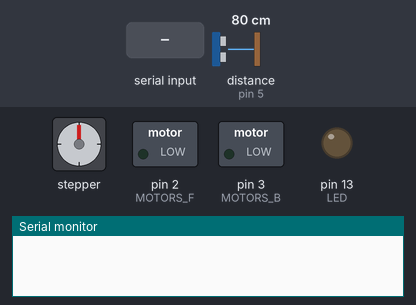
Bench run of a sketch on a simulated Arduino Uno, built with avr-gcc and run on an emulated ATmega328P. Parts: stepper motor, switched loads named in the sketch (green lamp = pin HIGH), output pins drawn as LEDs (lit = HIGH), the last lines printed to the serial monitor. Wiring (inferred from the names in the program): ultrasonic range finder: trigger pin 4; echo pin 5; stepper motor (2048 steps per turn assumed): coils pin 6, pin 7, pin 8, pin 9. Inputs (shaded band) come from the test bench; at power-on: distance to the obstacle (sensor on pin 5) 80 cm. The echo pulse lasts 58.3 µs per cm; pins used as bus, display or sensor lines are not drawn.

Above: at 1.2 s.
1.3 s: "99" received over Serial
At 3.1 s:
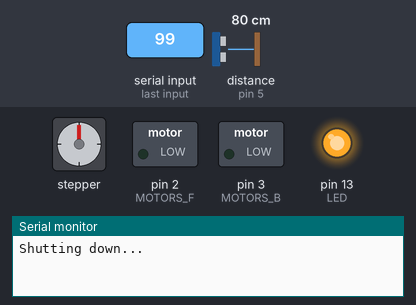
4.3 s: "2\n" received over Serial
At 5.9 s:
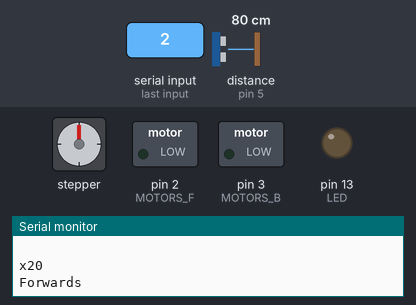
6.8 s: "0\n" received over Serial
9.3 s: "98" received over Serial
At 11.1 s:
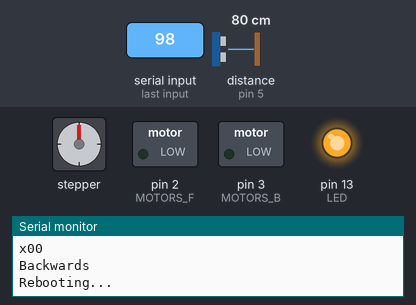
Timing chart, 0 to 12.9 s (numbered marks = the images above; inputs shaded):
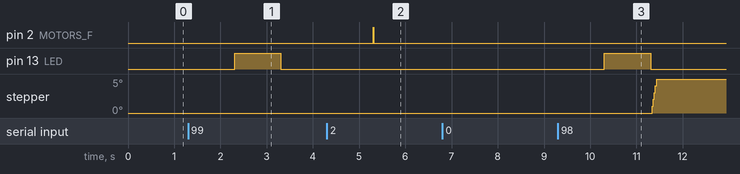

Measured:
- after the input at 1.3 s, pin 13 (LED): LOW → HIGH after 1.0 s, → LOW 1.0 s later
- after the input at 4.3 s, pin 2 (MOTORS_F): LOW → HIGH after 1.0 s, → LOW 0.01 s later

The sketch:

Arduino_Receiver_v0.1.ino
```cpp
/* INDEX TABLE OF ARRAYS:
 * ----------------------------------------------------------------------------------------------------------------
 * First  | Corresponds | Second value  |
 * value: | to:         | range:        | Other notes:
 * -------|-------------|---------------|--------------------------------------------------------------------------
 *   1    | x-value     | -260 | 260    | Reduce input by 512. Use this in combination with x_steps variable
 *   2    | y-value     | -260 | 260    | Reduce input by 512. Use this for speed (possibly with increments)
 *   3    | TBD         |   |           | 1: forwards, 2: neutral, 3: backwards
 *   4    | TBD         |   |           |
 *   5    | TBD         |   |           |
 *   0    | Stop all    |    0          | Stop all. This will act as an emergency exit code that can be sent to
 *        |             |               | the vehical to stop all programs and shut it down remotely.
 */

/* PIN SETUP:
 * --------------------------------------------------------------------------------------------------
 *  Pin on    | Corresponds | Pin on  | Corresponds  | Pin on  | Corresponds | Pin on  | Corresponds
 *  Arduino   | to:         | Arduino | to:          | Arduino | to:         | Arduino | to:
 * -----------|-------------|---------|--------------|---------|-------------|---------|-------------
 *   +5V      | HC-05 VCC   |    2    | Motors F     |    6    | Stepper 1   |    10   | TBD
 *   GND      | HC-05 GND   |    3    | Motors B     |    7    | Stepper 2   |    11   | TBD
 *   RX (0)   | HC-05 TXD   |    4    | TrigPin F    |    8    | Stepper 3   |    12   | TBD
 *   TX (1)   | HC-05 RXD   |    5    | EchoPin F    |    9    | Stepper 4   |    13   | Signal LED
 */


/* PINS */
// Define DC motors
#define MOTORS_F 2 // green
#define MOTORS_B 3 // blue

// Define pins for directional stepper motor
#define STEPPER_1 6 // purple
#define STEPPER_2 7 // red
#define STEPPER_3 8 // orange
#define STEPPER_4 9 // yellow

#define LED 13

// define ultrasonic sensors
#define TRIG_F 4 // blue
#define ECHO_F 5 // brown

/* VARIABLES */
String received; // store bluetooth received data
int x = 0; // direction of front wheels
int x_change = 0; // temporary variable for change of x
int y = 0; // direction of car
bool shut_down = false; // emergency stop
int buffer[] = {0, 0}; // {y, x}
unsigned long lastSerialMillis = 0;  // Milliseconds since last serial check
const int serialCheckInterval = 10; // Check for data every 10 milliseconds
long front_distance;


void stop_stepper() {
  digitalWrite(STEPPER_1, LOW);
  digitalWrite(STEPPER_2, LOW);
  digitalWrite(STEPPER_3, LOW);
  digitalWrite(STEPPER_4, LOW);
  delay(3);
}

long front_dist() {
  // Trigger pulse
  digitalWrite(TRIG_F, HIGH);
  delayMicroseconds(2);
  digitalWrite(TRIG_F, LOW);

  // Measure echo pulse duration
  long echo_duration = pulseIn(ECHO_F, HIGH);

  // Calculate distance (speed of sound is 34300 cm/s)
  return echo_duration * 0.0343 / 2;
}

int rot(int a) {
  if (a == 8) { digitalWrite(STEPPER_1, HIGH); } else { digitalWrite(STEPPER_1, LOW); }
  if (a == 4) { digitalWrite(STEPPER_2, HIGH); } else { digitalWrite(STEPPER_2, LOW); }
  if (a == 2) { digitalWrite(STEPPER_3, HIGH); } else { digitalWrite(STEPPER_3, LOW); }
  if (a == 1) { digitalWrite(STEPPER_4, HIGH); } else { digitalWrite(STEPPER_4, LOW); }
  delay(3);
}

void setup() {
  // define  input/output pins
  pinMode(MOTORS_F, OUTPUT);
  pinMode(MOTORS_B, OUTPUT);
  pinMode(STEPPER_1, OUTPUT);
  pinMode(STEPPER_2, OUTPUT);
  pinMode(STEPPER_3, OUTPUT);
  pinMode(STEPPER_4, OUTPUT);
  pinMode(LED, OUTPUT);
  pinMode(TRIG_F, OUTPUT);
  pinMode(ECHO_F, INPUT);

  // set initial state
  digitalWrite(LED, LOW);
  digitalWrite(MOTORS_F, LOW);
  digitalWrite(MOTORS_B, LOW);
  stop_stepper();

  // start communication
  Serial.begin(9600);
  // Serial.println("Initiating..."); // for testing
}


void writeToBuffer(String data) {
  // write received data to buffer
  buffer[0] = data.substring(0,1).toInt();
  buffer[1] = data.substring(1).toInt();
}


void loop() {
  if (front_distance < 13 && buffer[0] == 2) {
    buffer[0] = 1;
    Serial.println("Obstacle detected");
  }
  if (y != buffer[0]) {
    // check if forwards/backwards needs to be updated
     if (buffer[0] == 2) {
      digitalWrite(MOTORS_F, HIGH);
      digitalWrite(MOTORS_B, LOW);
      Serial.println("Forwards");
    } else if (buffer[0] == 0) {
      digitalWrite(MOTORS_F, LOW);
      digitalWrite(MOTORS_B, HIGH);
      Serial.println("Backwards");
    } else {
      digitalWrite(MOTORS_F, LOW);
      digitalWrite(MOTORS_B, LOW);
      if (front_distance >= 13) { Serial.println(" "); }
    }
    y = buffer[0];
  } else if (buffer[1] != x) {
    // check if direction needs to be updated
    // only happens if forwards/backwards motion has not been updated
    if (abs(x - buffer[1]) > 2) {
      if (x_change != 0) {
        x = x - x_change;
      }
      x_change = x - buffer[1];
      x_change = -1 * x_change;
      x = buffer[1];
    }
  }
  if (x_change != 0) {
    // update steering if required
    if (x_change > 0) {
      // Turning CW
      for (int i = 8; i >= 1; i = i >> 1) {
        rot(i);
      }
      x_change--;
    } else if (x_change < 0) {
      // Turning CCW
      for (int i = 1; i <= 8; i = i << 1) {
        rot(i);
      }
      x_change++;
    }
  } else {
    // turn off stepper motor if no steering adjustments are needed
    stop_stepper();
  }
  if (shut_down) {
    // if shut down, return to starting position and stop car
    digitalWrite(MOTORS_F, LOW);
    digitalWrite(MOTORS_B, LOW);
    x_change = x * -1;
    x = 0;
  }
  // check if there is input (happens at 10 millisecond intervals)
  unsigned long currentMillis = millis();
  if (currentMillis - lastSerialMillis >= serialCheckInterval) {
    front_distance = front_dist();
    if (Serial.available()) {
      received = Serial.readString(); // receive instructions
      if (received == "99") {
        // shutdown everything
        Serial.println("Shutting down...");
        digitalWrite(LED, HIGH);
        delay(1000);
        digitalWrite(LED, LOW);
        shut_down = true;
      } else if (received == "98" && shut_down) {
        // reboot car
        Serial.println("Rebooting...");
        digitalWrite(LED, HIGH);
        delay(1000);
        digitalWrite(LED, LOW);
        shut_down = false;
      }
      writeToBuffer(received); // write received instructions to buffer (to avoid overload)
      // send buffer to sender to check if instructions were received correctly
      Serial.println("x" + String(buffer[0]) + String(buffer[1]));
    }
    lastSerialMillis = currentMillis;
  }
// }
}
```
